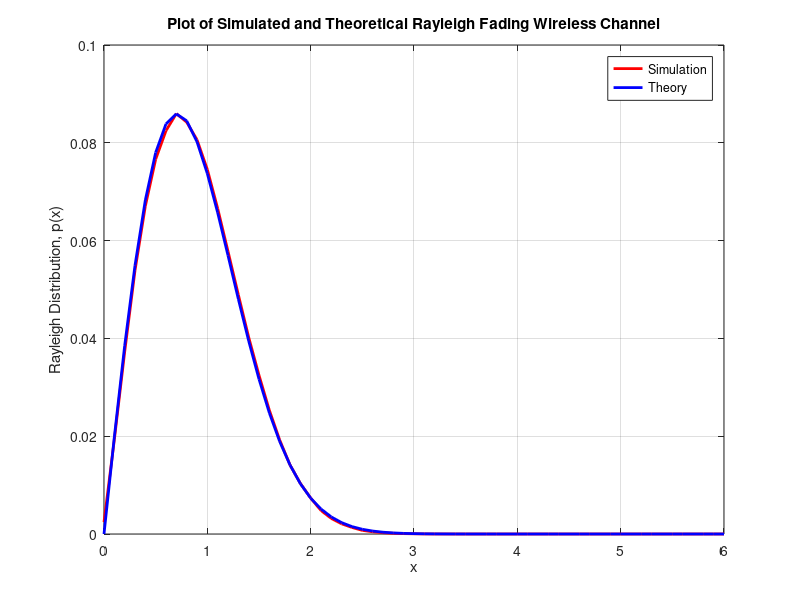
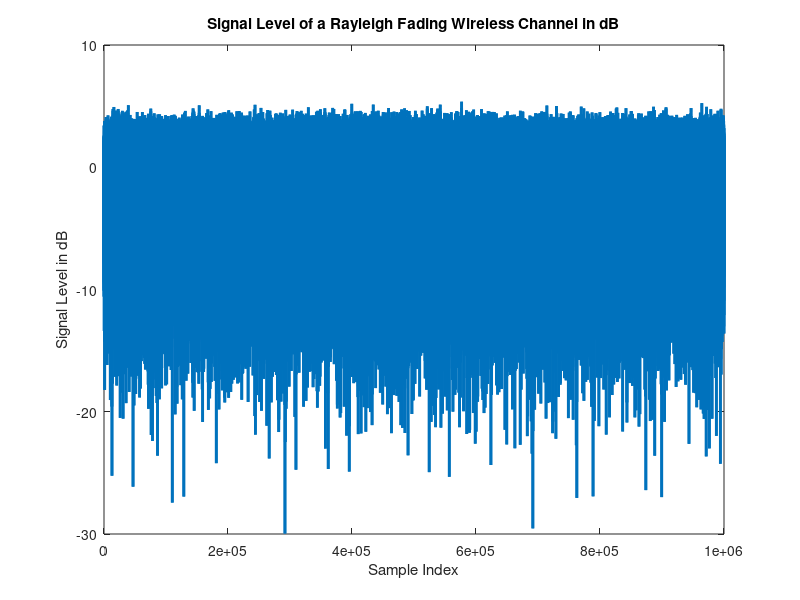
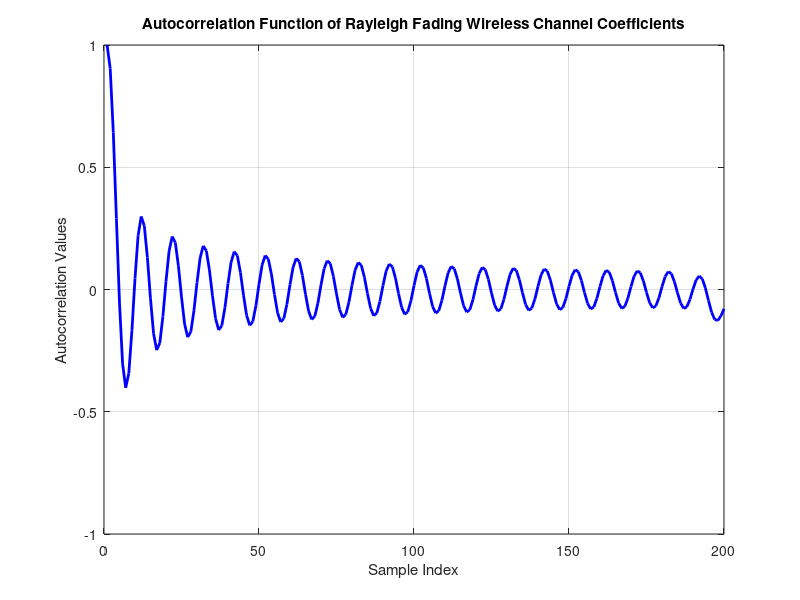
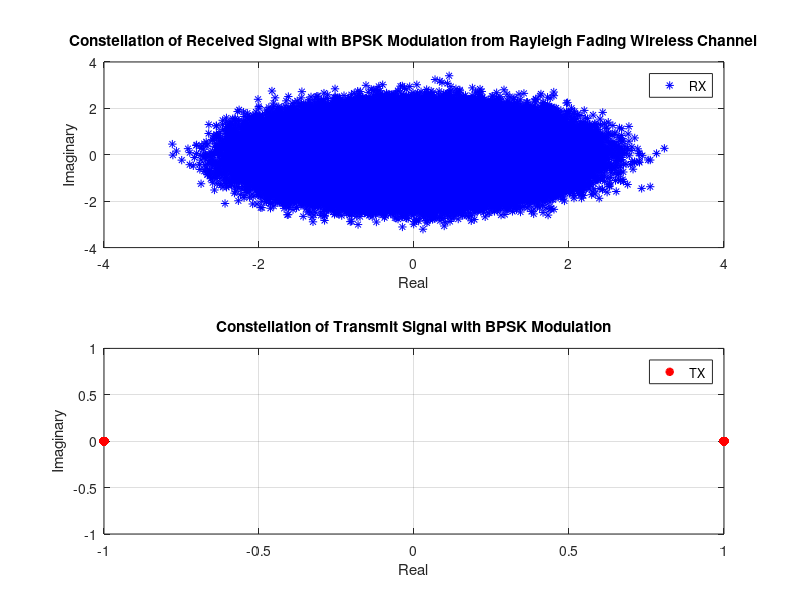

Write MATLAB code to recreate these figures, in order.


%%%%%%%%%%%%%%%%%%%%%%%%%%%%%%%%%%%%%%%%%%%%%%%%%%%%%%%%%%%%%%%%%%%%%%%%%%
% Title     : Simulation of a Rayleigh Fading Wireless Channel
% Author    : balarcode
% Version   : 2.0
% Date      : 13th November 2024
% File Type : Matlab Script
% File Test : Verified on Matlab R2024b
% Comments  : Short-term fast fading of a wireless channel
%             can be modeled as a Rayleigh fading channel.
%             The channel has no line of sight (LOS) between transmitter
%             and receiver and includes multipath propagation of a
%             transmitted EM wave through multiple scatterers in the
%             vicinity of the wireless receiver.
%
% All Rights Reserved.
% %%%%%%%%%%%%%%%%%%%%%%%%%%%%%%%%%%%%%%%%%%%%%%%%%%%%%%%%%%%%%%%%%%%%%%%%
%%

clear
close all

%-------------------------------------------------------------------------
% Simulation Parameter Initialization
%-------------------------------------------------------------------------
% Maximum Doppler frequency due to wireless receiver's motion
fd_max = 200;

% Sampling period (To be taken to be less than the Doppler period)
Ts = 0.1/fd_max;
fs = 1/Ts; % Sampling frequency

% Carrier frequency
fc = 1.8e9;
lambda = 3e8/fc; % velocity (m/s) / frequency (Hz)

% Number of samples considered in the simulation
num_samples = 10^6;

M = 32;
n = 1 : M;
N = 4 * M;

% Initialize r_i and r_q to all zeros
r_i = zeros(1, num_samples); % Returns a vector of order 1 x num_samples with elements being zeros
r_q = r_i;

%-------------------------------------------------------------------------
% Simulation of a Rayleigh Fading Wireless Channel
%-------------------------------------------------------------------------
% Doppler frequency
fn = fd_max * cos(2 * pi * (n-0.5)/N); 
% NOTE: Since the Doppler frequency is very small compared to the carrier frequency,
%       the electric field components can be modeled as a narrow band random process.

% angle_n is the angle of the nth scattered wave arriving at the receiver w.r.t the direction of motion of the receiver
% NOTE: The scattered waves arrive at a uniform distribution angle.
angle_n = pi * n/(M); 

% 'alpha_n' is a real random variable representing the amplitude of the scattered waves
alpha_n = sign(randn(1, M));

% The phase of the scattered waves are statistically independent and
% uniformly distributed in (0, 2*pi)
theta = 2 * pi * rand(1, M);

m = (1 : num_samples);

% Phase of the nth scattered wave arriving at the receiver with 
% Doppler shift included = (2*pi*fn*t)+theta; where 't' is sampled at 'm*Ts'
for idx = 1 : M
    r_i(m) = r_i(m) + alpha_n(idx) * cos(angle_n(idx)) * cos(2*pi*fn(idx)*m*Ts+theta(idx));
    r_q(m) = r_q(m) + alpha_n(idx) * sin(angle_n(idx)) * cos(2*pi*fn(idx)*m*Ts+theta(idx));
end
% NOTE-1: r_i and r_q represent the Gaussian random variables for the in-phase and 
%         quadrature-phase of the resultant electric field at the wireless receiver.
%         These two Gaussian random variables are independent and identically distributed.
% NOTE-2: Jakes Method uses Sum of Sinusoids to obtain the Gaussian random
%         variables with Doppler shift and angle of arrival included.

% Complex baseband fading signal from a Rayleigh fading channel
fading_signal = (r_i + 1i*r_q) * (sqrt(2/M));
% NOTE: Also called as Rayleigh fading channel coefficients.

% NOTE: The distribution of magnitude of the fading signal follows a 
% Rayleigh probability distribution.
magnitude_fading_signal = abs(fading_signal);

%------------------------------------------------------------------------
% TRANSMIT DATA
%------------------------------------------------------------------------
transmit_data = sign(randn(1, num_samples)); % BPSK modulated random data

%------------------------------------------------------------------------
% RECEIVED SIGNAL
%------------------------------------------------------------------------
received_signal = transmit_data.*fading_signal;
magnitude_received_signal = abs(received_signal);

%------------------------------------------------------------------------
% FIGURE(S)
%------------------------------------------------------------------------
figure(1)
X = (0 : 0.1 : 6);
[rayleigh_fading_sim, X_sim] = hist(magnitude_received_signal, X);
plot(X, rayleigh_fading_sim/sum(rayleigh_fading_sim), '-r', 'LineWidth', 2);
hold on;

sigma = 1/sqrt(2); % Standard deviation
rayleigh_fading_theory = (X./(sigma^2)).*exp((-X.^2)/(2*(sigma^2)));
plot(X, rayleigh_fading_theory/sum(rayleigh_fading_theory), '-b', 'LineWidth', 2);

grid on;
legend('Simulation', 'Theory');
xlabel('x');
ylabel('Rayleigh Distribution, p(x)');
title('Plot of Simulated and Theoretical Rayleigh Fading Wireless Channel');

figure(2)
t = (1 : num_samples);
plot(t, 10*log10(magnitude_fading_signal), 'LineWidth', 2);
xlabel('Sample Index');
ylabel('Signal Level in dB');
title('Signal Level of a Rayleigh Fading Wireless Channel in dB');

figure(3)
acorr_i = xcorr(fading_signal);
acorr_i = acorr_i / max(acorr_i);
plot(real(acorr_i(num_samples : num_samples+fd_max-1)), '-b', 'LineWidth', 2);
grid on;
xlabel('Sample Index');
ylabel('Autocorrelation Values');
title('Autocorrelation Function of Rayleigh Fading Wireless Channel Coefficients');

figure(4)
subplot(2,1,1)
plot(real(received_signal), imag(received_signal), 'b*')
grid on
legend('RX');
xlabel("Real")
ylabel("Imaginary")
title('Constellation of Received Signal with BPSK Modulation from Rayleigh Fading Wireless Channel')
subplot(2,1,2)
plot(real(transmit_data), imag(transmit_data), 'r*', 'LineWidth', 2)
grid on
legend('TX');
xlabel("Real")
ylabel("Imaginary")
title('Constellation of Transmit Signal with BPSK Modulation')
